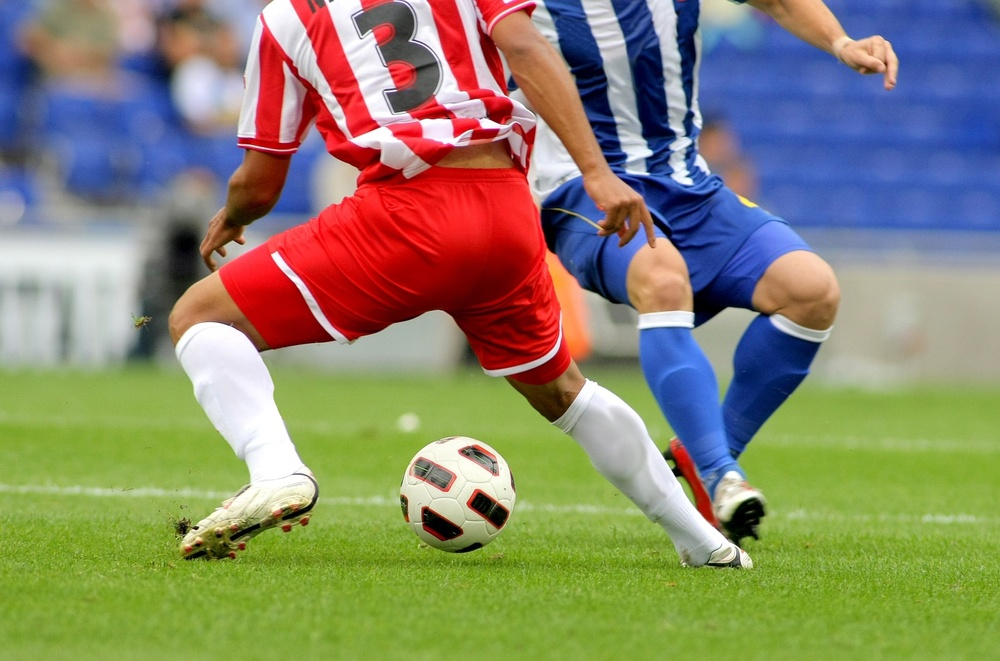
#> input picture 2025-1학기/영상처리 실제/과제/imageProcessing/WW04/img/soccer.jpg, 1000 x 661 px, shrunk from 1434 x 948 before the run
$ python ex4_Huff.py
#> lines starting #> are read from the running program, lines starting #| are printed output that depends on the picture; after the words box and inside, x2 and y2 are one past the last pixel; in counts of white or black regions, pixels touching at a corner belong together
import cv2 as cv

img = cv.imread('./img/soccer.jpg')
#> img is the input picture: shape (661, 1000, 3); mean B, G, R 107.3, 133.3, 136.8
gray = cv.cvtColor(img, cv.COLOR_BGR2GRAY)
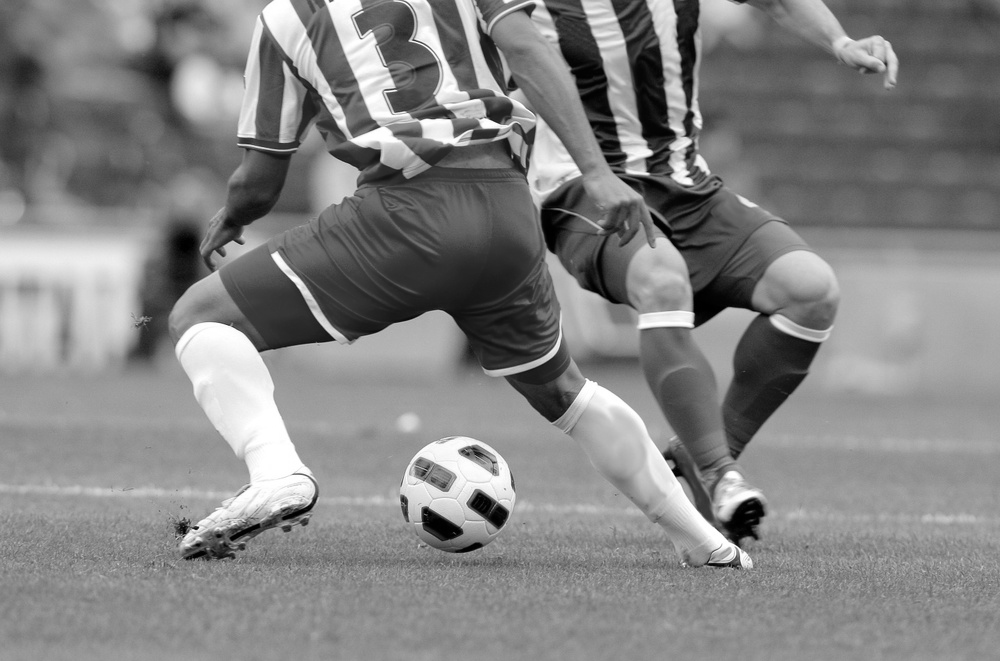
#> gray: shape (661, 1000); min 0, max 255, mean 131.4

# 허프 원 검출
apples = cv.HoughCircles(gray, cv.HOUGH_GRADIENT, 1, 200,
                         param1=150, param2=20, minRadius=50, maxRadius=120)
#> apples = [[446.5, 210.5, 102.9], [456.5, 493.5, 58.3], [654.5, 267.5, 110.6], [173.5, 440.5, 119.4], [591.5, 66.5, 107.3], [382.5, 4.5, 112.8], [682.5, 518.5, 72], [255.5, 632.5, 118.3], [195.5, 109.5, 106.2]]

for i in apples[0]:
    cv.circle(img, (int(i[0]), int(i[1])), int(i[2]), (255, 0, 0), 2)
#> this loop made 9 passes
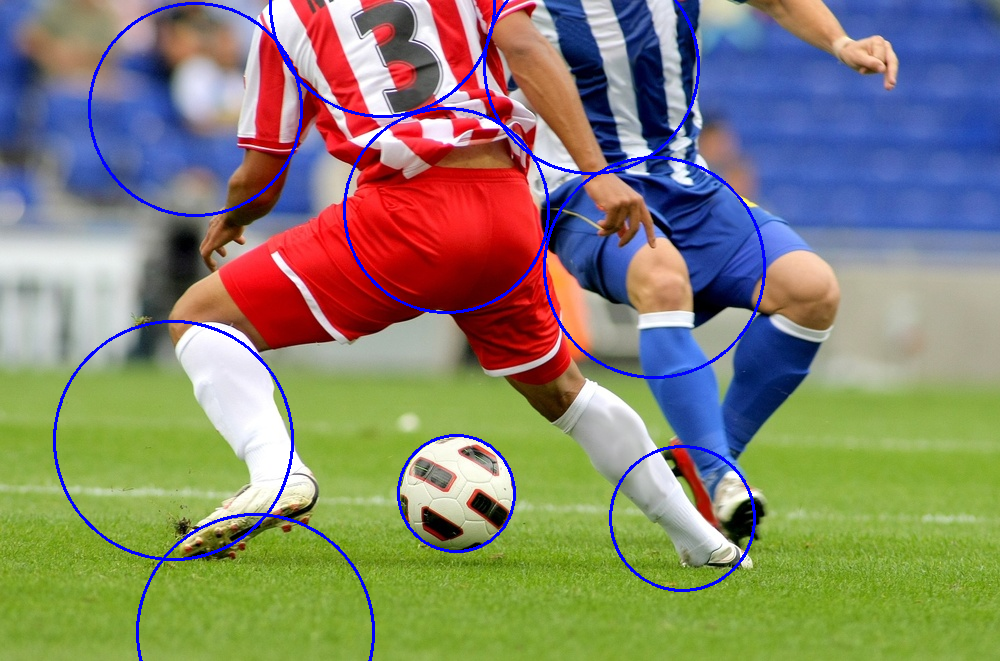
#> img: shape (661, 1000, 3); 2.16% of pixels changed, all inside (x1, y1, x2, y2) = (53, 0, 766, 661)

cv.imshow('Apple detection', img)
cv.waitKey(0)
cv.destroyAllWindows()

$ run again, with 2025-1학기/영상처리 실제/과제/imageProcessing/WW04/img/apples.jpg copied over 2025-1학기/영상처리 실제/과제/imageProcessing/WW04/img/soccer.jpg
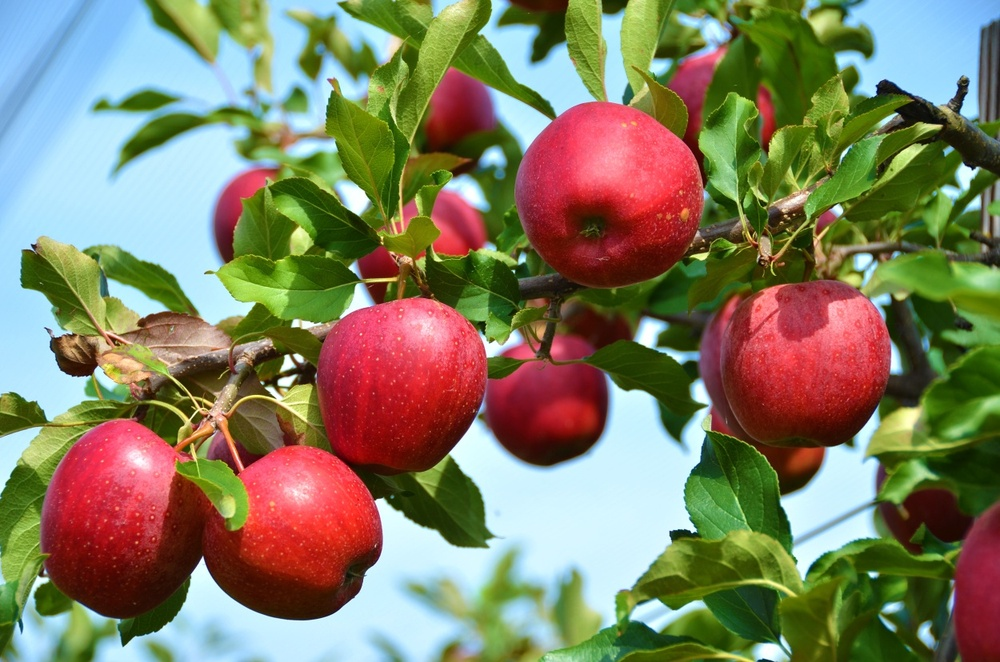
#> input picture 2025-1학기/영상처리 실제/과제/imageProcessing/WW04/img/apples.jpg, 1000 x 662 px, shrunk from 1250 x 828 before the run
#> img is the input picture: shape (662, 1000, 3); mean B, G, R 98.6, 125.8, 129.6
#> `gray = cv.cvtColor(img, cv.COLOR_BGR2GRAY)`:
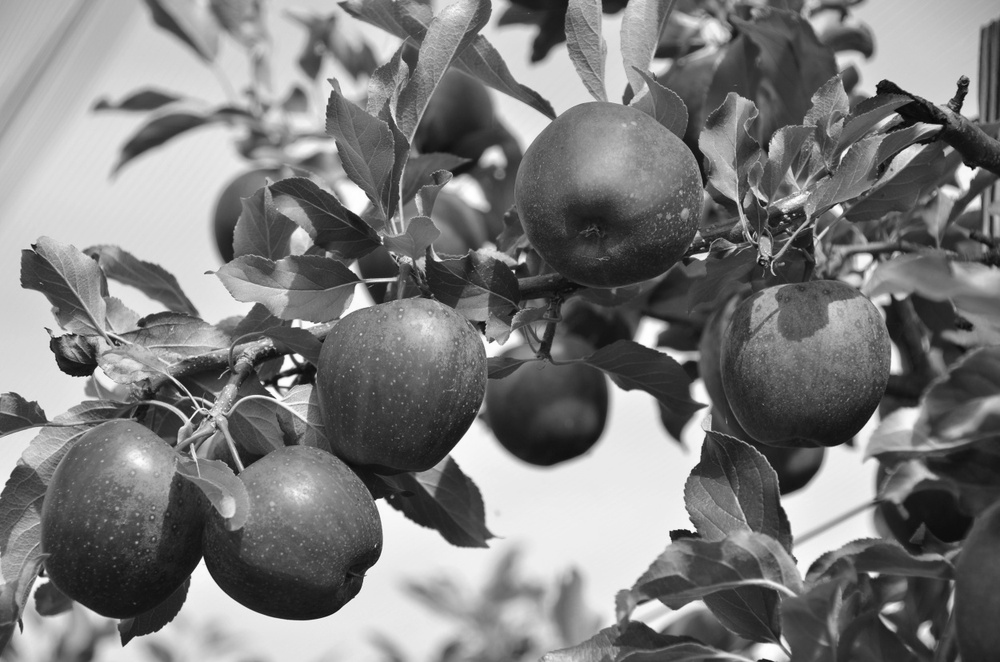
#> gray: shape (662, 1000); min 5, max 255, mean 123.8
#> apples = [[608.5, 198.5, 95.2], [138.5, 511.5, 109.5], [371.5, 366.5, 115], [826.5, 360.5, 107.3], [196.5, 258.5, 119.4], [809.5, 106.5, 100.7], [423.5, 115.5, 97.4], [686.5, 543.5, 115], [11.5, 356.5, 108.4], [879.5, 616.5, 101.7]]
#> the loop `for i in apples[0]:` made 10 passes
#> after the loop `for i in apples[0]:`:
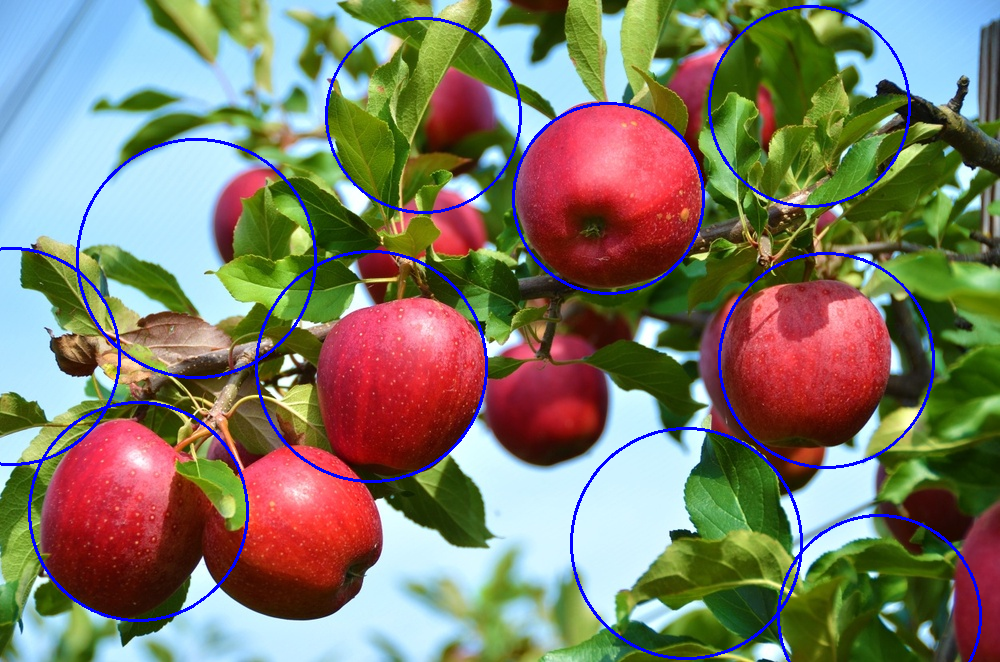
#> img: shape (662, 1000, 3); 2.75% of pixels changed, all inside (x1, y1, x2, y2) = (0, 5, 982, 662)
